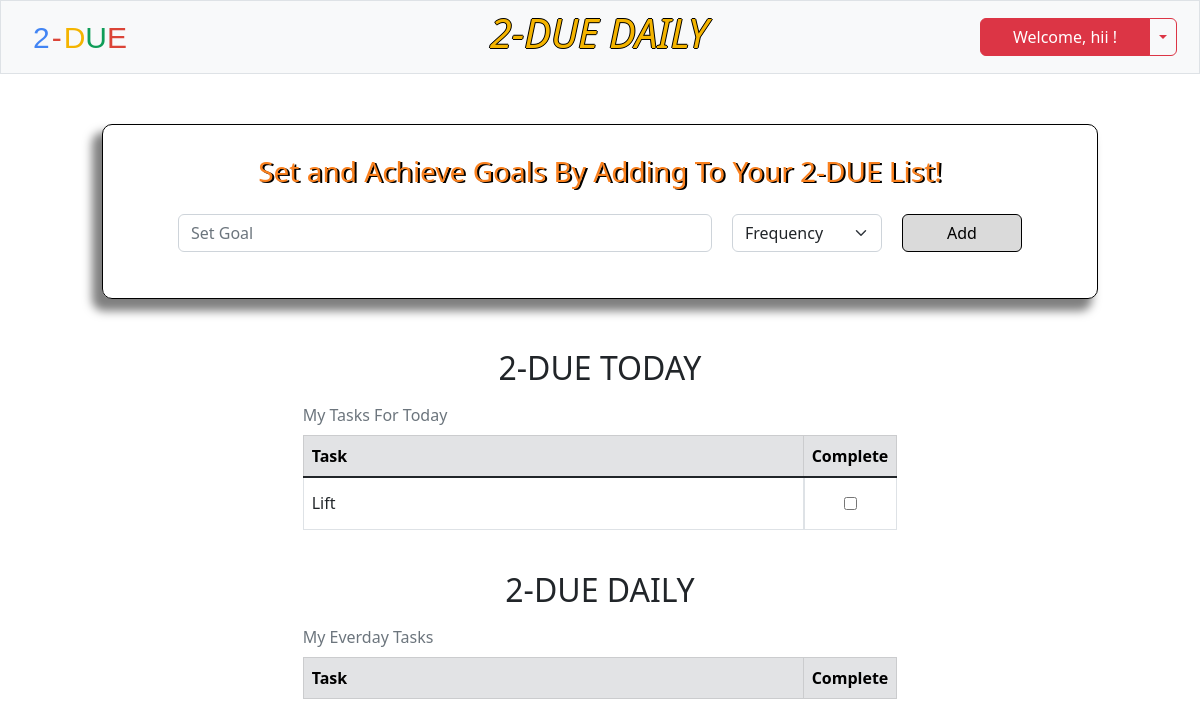
The app's page /daily (signed in), older data.
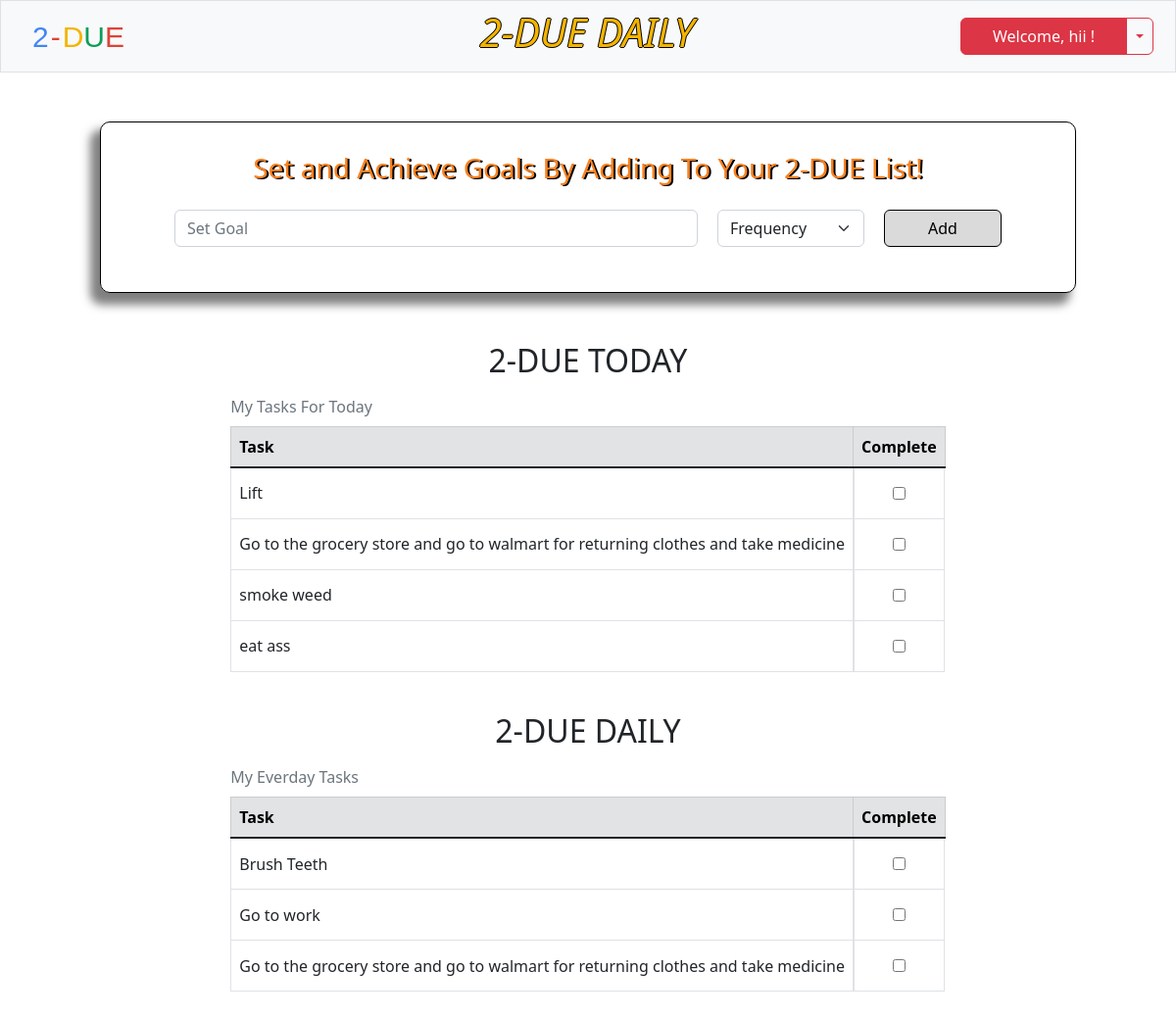
The same page, newer data.
### tables this page shows
CREATE TABLE users (id INTEGER PRIMARY KEY AUTOINCREMENT NOT NULL, username TEXT NOT NULL, hash TEXT NOT NULL, security_code INTEGER NOT NULL);

CREATE TABLE tasks (id INTEGER NOT NULL, task TEXT NOT NULL, frequency TEXT NOT NULL, completeness TEXT NOT NULL);

### app.py (the view)
@app.route('/daily', methods=['GET', 'POST'])
def daily():
    if request.method == "GET":
        id = session['user_id']
        username = db.execute("SELECT username FROM users WHERE id = ?", id)[0]['username']
        daily = db.execute("SELECT * FROM tasks WHERE id = (?) AND frequency = (?)", session['user_id'], 'today')
        everyday = db.execute("SELECT * FROM tasks WHERE id = (?) AND frequency = (?)", session['user_id'], 'everyday')
        return render_template('daily.html', username=username, daily=daily, everyday=everyday)
    elif request.method == 'POST':
        task = request.form.get('daily')
        frequency = request.form.get('goal-type')
        db.execute("INSERT INTO tasks (id, task, frequency, completeness) VALUES (?, ?, ?, ?)", session['user_id'], task, frequency, 'incomplete')
        return redirect('/daily')

### app.py (called while the page is built)
@app.after_request
def after_request(response):
    response.headers['Cache-Control'] = 'no-cache, no store, must-revalidate'
    response.headers['Expires'] = 0
    response.headers['Pragma'] = 'no-cache'
    return response

### templates/daily.html (shortened to what this page needs)
{% extends 'layout.html' %}
{% block nav %}
    <a class="navbar-brand" href="/daily"><span class="blue">2</span><span class="red dash">-</span><span class="yellow">D</span><span class="green">U</span><span class="red">E</span></a>
    <h2 class="weather-header"><em>2-DUE DAILY</em></h2>
    <div class="login btn-group">
        <button type="button" class="btn btn-danger" id="menu-btn">Welcome, {{ username }} !</button>
        <button type="button" class="btn btn-outline-danger dropdown-toggle dropdown-toggle-split" data-bs-toggle="dropdown" aria-expanded="false">
        </button>
    </div>
{% endblock %}
{% block main %}
    <form action="/daily" class="daily" method="post">
        <div class="daily-header">
            <h3>Set and Achieve Goals By Adding To Your 2-DUE List!</h3>
        </div>
        <div class="mb-3 goals">
            <input autocomplete="off" class="form-control mx-auto w-auto" id="daily" name="daily" placeholder="Set Goal" size="50" required>
            <select class="form-select select" name="goal-type" id="goal-type" required >
                <option value="select" selected disabled>Frequency</option>
            </select>
            <button class="btn btn-primary" id="daily-submit" name="daily-submit" type="submit">Add</button>
        </div>
    </form>
     <div class="daily-table">
        <h2 style="text-align: center;">2-DUE TODAY</h2>
        <table class="table table-hover table-bordered">
            <caption>My Tasks For Today</caption>
            <thead>
                <tr class="table-secondary">
                    <th class="text-start task-head">Task</th>
                    <th class="text-start">Complete</th>
                </tr>
            </thead>
            <tbody class="table-group-divider">
            {% if daily %}
            {% for row in daily %}
            <tr>
                <td class="text-start task">{{ row.task }}</td>
                {% if row.completeness == 'incomplete' %}
                <td class="center-td"><input type='checkbox' id='{{ row.id }}' name="{{ row.id }}"></td>
                {% else %}
                <td class="center-td"><input type="checkbox" id="{{ row.id }}" name="{{ row.id }}" checked></td>
                {% endif %}
            </tr>
            {% endfor %}
            {% endif %}
            </tbody>
        </table>
    </div>
    <div class="daily-table">
        <h2 style="text-align: center;">2-DUE DAILY</h2>
        <table class="table table-hover table-bordered">
            <caption>My Everday Tasks</caption>
            <thead>
                <tr class="table-secondary">
                    <th class="text-start task-head">Task</th>
                    <th class="text-start">Complete</th>
                </tr>
            </thead>
            <tbody class="table-group-divider">
            {% if everyday %}
            {% for row in everyday %}
            <tr>
                <td class="text-start task">{{ row.task }}</td>
                {% if row.completeness == 'incomplete' %}
                <td class="center-td"><input type='checkbox' id='{{ row.id }}' name="{{ row.id }}"></td>
                {% else %}
                <td class="center-td"><input type="checkbox" id="{{ row.id }}" name="{{ row.id }}" checked></td>
                {% endif %}
            </tr>
            {% endfor %}
            {% endif %}
            </tbody>
        </table>
    </div>
{% endblock %}

### templates/layout.html (shortened to what this page needs)
<!DOCTYPE html>
<html lang="en">
    <head>
        <link href="https://cdn.jsdelivr.net/npm/bootstrap@5.2.2/dist/css/bootstrap.min.css" rel="stylesheet">
        <link rel="stylesheet" href="/static/layout.css">
    </head>
    <body>
        <div class="main">
            <nav class="bg-light border navbar navbar-expand-md navbar-light">
                <div class="container-fluid">
                    {% block nav %}{% endblock %}
                </div>
            </nav>
            <div class="body">
            {% block main %}{% endblock %}
            </div>
        </div>
    </body>
</html>

### static/layout.css (style rules this page uses)
.main { display: flex; flex-flow: column; }
.navbar { min-height: 55px; }
.navbar-brand { margin-left: 20px; }
span { font-size: 30px; font-family: 'Product Sans', sans-serif; }
.blue { color: #4285F4; }
.red { color: #DB4437; }
.dash { padding-left: 2px; padding-right: 2px; }
.yellow { color: #F4B400; }
.green { color: #0F9D58; }
.body { display: flex; flex-flow: column; align-items: center; }
.container-fluid { min-width: 763px; }
.login { margin-right: 10px; }
.btn-primary { width: 120px; color: black; background-color: #dadada; border: 1px solid black; position: relative; }
.weather-header { color: #F4B400; text-shadow: 1px 0 0 #000, 0 -1px 0 #000, 0 1px 0 #000, -1px 0 0 #000; font-size: 40px; margin-left: 75px; }
#menu-btn { width: 170px; font-size: 16px; }
.daily { border: 1px solid black; border-radius: 10px; padding: 30px 75px; margin: 50px 0px; box-shadow: -8px 10px 10px 2px rgba(0, 0, 0, 0.5); }
.goals { display: flex; gap: 20px; }
.select { width: 150px; }
.daily-header { text-align: center; color:rgb(250, 129, 31); text-shadow: 2px 1px #000; margin-bottom: 25px; }
.center-td { display: flex; justify-content: center; align-items: center; }
.center-td input { height: 35px; }
.task-head { min-width: 500px; max-width: 750px; max-height: 52px; }
.task { vertical-align: middle; overflow-x: auto; }
caption { caption-side: top; }
.daily-table { margin-bottom: 25px; }

Row changes from the older to the newer data that the page shows:
added tasks: task "Go to the grocery store and go to walmart for returning clothes and take medicine", shown under "My Tasks For Today"
added tasks: task "smoke weed", shown under "My Tasks For Today"
added tasks: task "eat ass", shown under "My Tasks For Today"
added tasks: task "Brush Teeth", shown under "My Everday Tasks"
added tasks: task "Go to work", shown under "My Everday Tasks"
added tasks: task "Go to the grocery store and go to walmart for returning clothes and take medicine", shown under "My Everday Tasks"
